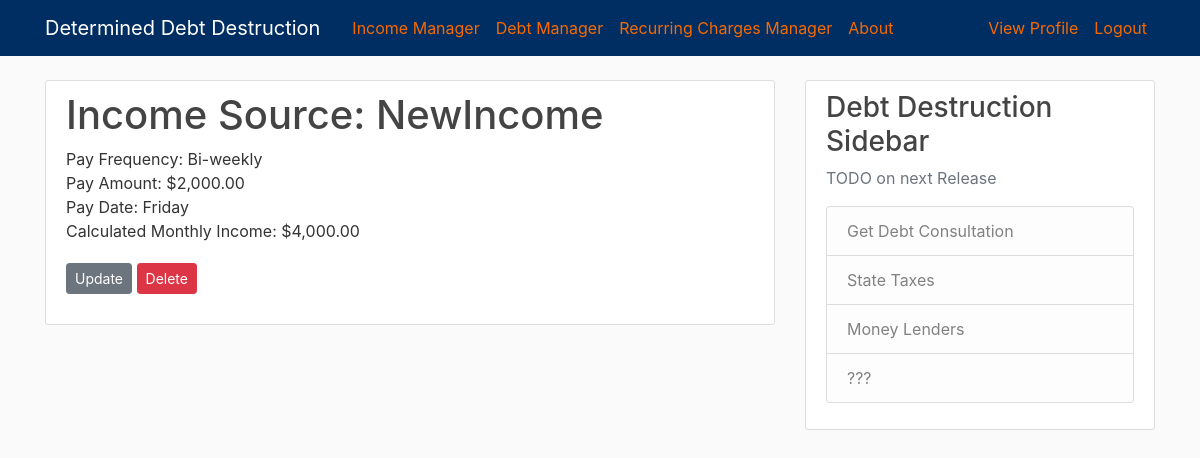
Screenshot of /income/4/ (signed in) with the database file from the repository.
### incomeManager/models.py (models this page shows, shortened)
class Income(models.Model):
    PAY_FREQUENCIES = (
        ('D', 'Daily'),
        ('W', 'Weekly'),
        ('B', 'Bi-Weekly'),
        ('S', 'Semi-Monthly'),
        ('M', 'Monthly'),
        ('Y', 'Yearly'),
    )
    PAY_DAYS = (
        ('M', 'Monday'),
        ('T', 'Tuesday'),
        ('W', 'Wednesday'),
        ('R', 'Thursday'),
        ('F', 'Friday'),
    )
    name          = models.CharField("Income Source:", max_length=100)
    payFrequency  = models.CharField("Frequency of Pay:", max_length=1, choices=PAY_FREQUENCIES)
    payAmount     = models.FloatField()
    payDay        = models.CharField('Payday:', max_length=1, choices=PAY_DAYS)
    accountHolder = models.ForeignKey(User, on_delete=models.CASCADE, null=True) #Attach an Income to the user!
    def determineMonthlyIncome(self):
        if(self.payFrequency == 'D'):   #Paid Daily
            monthlyIncome = self.payAmount * 30 #Default assume 30 days in Month
        elif(self.payFrequency == 'W'): #Paid Weekly
            monthlyIncome = self.payAmount * 4 #Four weeks in a month
        elif(self.payFrequency == 'B'): #Paid Bi-weekly
            monthlyIncome = self.payAmount * 2 #Paid Twice a month
        elif(self.payFrequency == 'S'): #Paid Semi-Monthly
            monthlyIncome = self.payAmount #Need to talk with team on this one....
        elif(self.payFrequency == 'Y'): #Paid Yearly
            monthlyIncome = self.payAmount / 12 #12 Months in a year
        else: #Paid Monthly
            monthlyIncome = self.payAmount
        return monthlyIncome

### incomeManager/views.py (the view)
# urls.py: path('<int:pk>/', IncomeDetailView.as_view(), name='income-detail'),
class IncomeDetailView(LoginRequiredMixin, UserPassesTestMixin, DetailView):
    model = Income
    def test_func(self):
        income = self.get_object()
        if self.request.user == income.accountHolder:
            return True
        return False

### incomeManager/templates/incomeManager/income_detail.html (shortened to what this page needs)
{% extends "homepage/base.html" %}
{% block content %}
	<div class="content-section">
		<h1 class="article-title">Income Source: {{ object.name }}</h1>
		<p>
		{% if object.payFrequency == 'D' %}
			Pay Frequency: Daily<br>
		{% elif object.payFrequency == 'W'%}
			Pay Frequency: Weekly<br>
		{% elif object.payFrequency == 'B'%}
			Pay Frequency: Bi-weekly<br>
		{% elif object.payFrequency == 'S'%}
			Pay Frequency: Semi-Monthly<br>
		{% elif object.payFrequency == 'M'%}
			Pay Frequency: Monthly<br>
		{% else %}
			Pay Frequency: Yearly<br>
		{% endif %}
		{% load humanize %}
		Pay Amount: ${{object.payAmount|floatformat:2|intcomma}}<br>
		{% if object.payDay == 'M' %}
			Pay Date: Monday<br>
		{% elif object.payDay == 'T'%}
			Pay Date: Tuesday<br>
		{% elif object.payDay == 'W'%}
			Pay Date: Wednesday<br>
		{% elif object.payDay == 'R'%}
			Pay Date: Thursday<br>
		{% else %}
			Pay Date: Friday<br>
		{% endif %}
		Calculated Monthly Income: ${{object.determineMonthlyIncome|floatformat:2|intcomma}}<br></p>
		<div>
			{% if object.accountHolder == user %}
				<a class="btn btn-secondary btn-sm mt-1 mb-1" href="{% url 'income-update' object.id %}">Update</a>
				<a class="btn btn-danger btn-sm mt-1 mb-1" href="{% url 'income-delete' object.id %}">Delete</a>
			{% endif %}
		</div>
	</div>
{% endblock content %}

### homepage/static/homepage/main.css (style rules this page uses)
body { background: #fafafa; color: #333333; margin-top: 5rem; }
h1, h2, h3, h4, h5, h6 { color: #444444; }
.content-section { background: #ffffff; padding: 10px 20px; border: 1px solid #dddddd; border-radius: 3px; margin-bottom: 20px; }
.article-title { color: #444444; }

### rows the page displays
Income: name "NewIncome", payAmount "2,000.00", determineMonthlyIncome "4,000.00"
